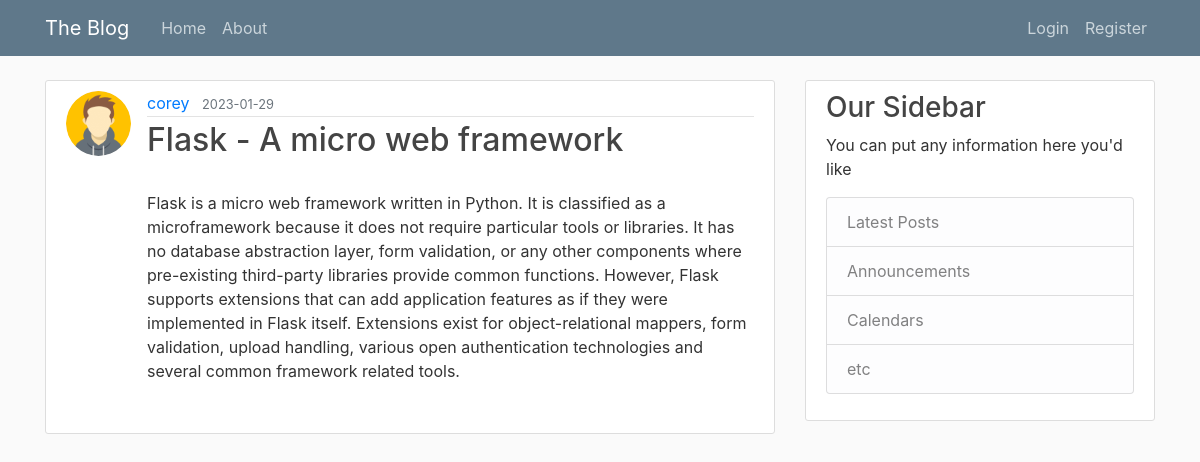
/post/1, run on the app's committed database.
### blog/models.py (models this page shows, shortened)
class User(db.Model, UserMixin):
    id = db.Column(db.Integer, primary_key=True)
    username = db.Column(db.String(20), unique = True, nullable = False )
    email = db.Column(db.String(120), unique = True, nullable = False )
    image_file = db.Column(db.String(20), nullable=False, default='default.jpeg')
    password = db.Column(db.String(60), nullable = False)
    posts = db.relationship('Post', backref='author', lazy=True)

class Post(db.Model):
    id = db.Column(db.Integer, primary_key=True)
    title = db.Column(db.String(100), nullable=False)
    date_posted = db.Column(db.DateTime, nullable = False, default = datetime.utcnow)
    content = db.Column(db.Text, nullable=False)
    user_id = db.Column(db.Integer, db.ForeignKey('user.id'), nullable=False)

### blog/routes.py (the view)
@app.route("/post/<int:post_id>")
def post(post_id):
    post = Post.query.get_or_404(post_id)
    return render_template('post.html', title=post.title, post=post)

### blog/templates/post.html (shortened to what this page needs)
{% extends "layout.html" %}
{% block content %}
        <article class="media content-section">
            <img src="{{ url_for('static', filename='profile_pics/'+ post.author.image_file) }}" alt="" class="rounded-circle article-img">
            <div class="media-body">
                <div class="article-metadata">
                    <a href="{{url_for('user_posts', username=post.author.username)}}" class="mr-2">
                        {{post.author.username}}
                    </a>
                    <small class="text-muted">
                        {{post.date_posted.strftime('%Y-%m-%d')}}
                    </small>
                </div>
                <h2 class="article-title">
                    {{post.title}}
                </h2>
                <p class="article-content">
                    {{post.content}}
                </p>
            </div>
        </article>
{% endblock content %}

### blog/static/main.css (style rules this page uses)
body { background: #fafafa; color: #333333; margin-top: 5rem; }
h1, h2, h3, h4, h5, h6 { color: #444444; }
.content-section { background: #ffffff; padding: 10px 20px; border: 1px solid #dddddd; border-radius: 3px; margin-bottom: 20px; }
.article-title { color: #444444; }
.article-content { white-space: pre-line; }
.article-img { height: 65px; width: 65px; margin-right: 16px; }
.article-metadata { padding-bottom: 1px; margin-bottom: 4px; border-bottom: 1px solid #e3e3e3 }

### data on the page
User: image_file (picture), author.username "corey"
Post: date_posted "2023-01-29", title "Flask - A micro web framework", content "Flask is a micro web framework written in Python. It is classified as a microframework because it does not require particular tools or libraries. It has no database abstraction layer, form validation, or any other components where pre-existing third-party libraries provide common functions. However, Flask supports extensions that can add application features as if they were implemented in Flask itself. Extensions exist for object-relational mappers, form validation, upload handling, various open authentication technologies and several common framework related tools."
